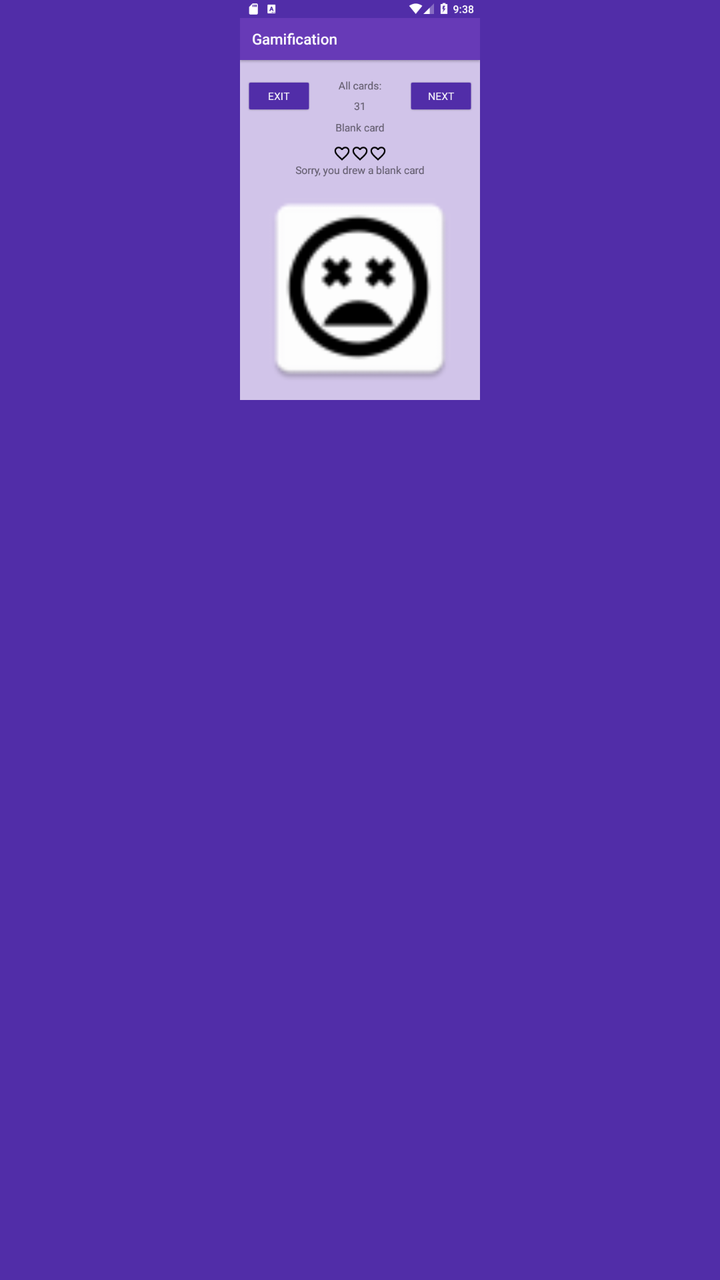
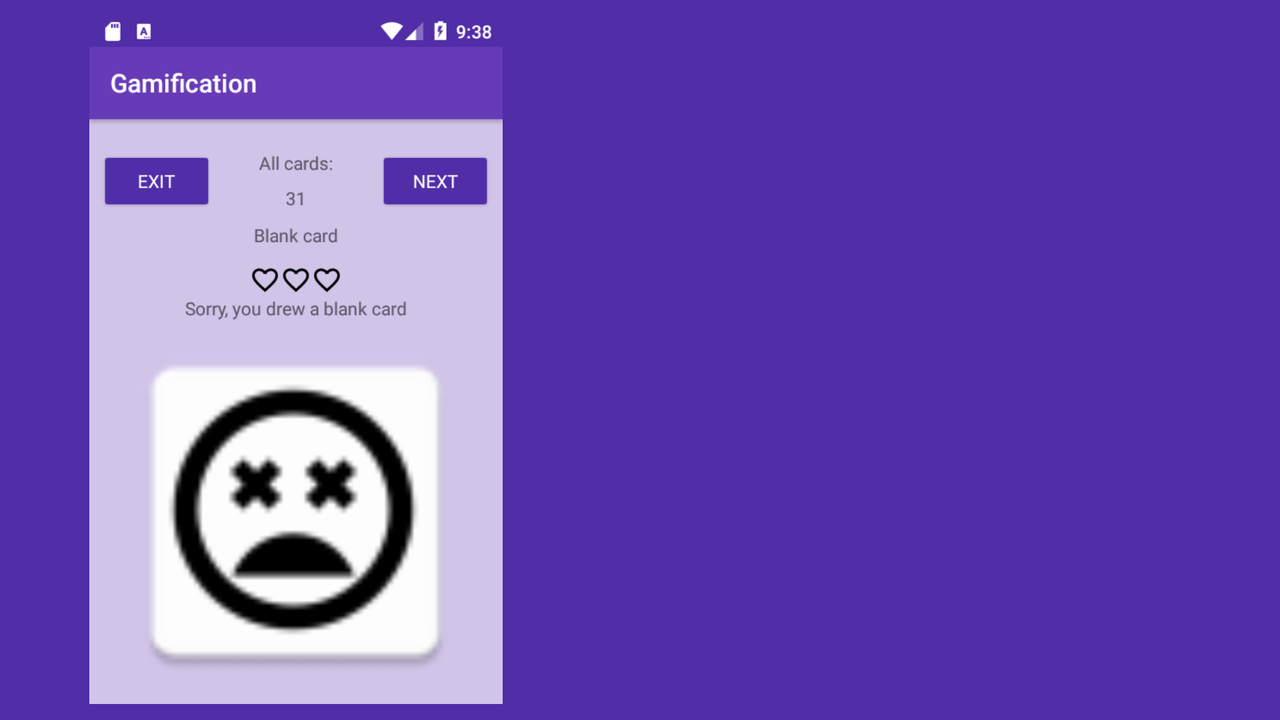

The same Android screen from two of the app's own layout files: first res/layout/ as a phone draws it, then the author's variant for another configuration, drawn on a device whose configuration selects that folder. Both files follow.
<!-- AndroidManifest.xml: application theme AppTheme -->
<!-- res/layout/help_layout.xml -->
<?xml version="1.0" encoding="utf-8"?>
<android.support.constraint.ConstraintLayout xmlns:android="http://schemas.android.com/apk/res/android"
    xmlns:app="http://schemas.android.com/apk/res-auto"
    xmlns:tools="http://schemas.android.com/tools"
    android:layout_width="match_parent"
    android:layout_height="match_parent"
    android:background="@color/colorPrimaryDark"
    tools:layout_editor_absoluteX="0dp"
    tools:layout_editor_absoluteY="81dp">


    
        
        
        
        
        
        
        
        
        
        
        
        
        
        
    

    <TextView
        android:id="@+id/txt_help_description"
        android:layout_width="0dp"
        android:layout_height="0dp"
        android:layout_marginBottom="8dp"
        android:layout_marginEnd="8dp"
        android:layout_marginLeft="8dp"
        android:layout_marginRight="8dp"
        android:layout_marginStart="8dp"
        android:layout_marginTop="0dp"
        android:scrollbars="vertical"
        android:textAlignment="viewStart"
        android:textColor="@android:color/white"
        app:layout_constraintBottom_toBottomOf="parent"
        app:layout_constraintHorizontal_bias="0.0"
        app:layout_constraintLeft_toLeftOf="parent"
        app:layout_constraintRight_toRightOf="parent"
        app:layout_constraintTop_toBottomOf="@+id/iv_help_image"
        app:layout_constraintVertical_bias="0.0" />

    <ImageView
        android:id="@+id/iv_help_image"
        android:layout_width="0dp"
        android:layout_height="280dp"
        android:layout_marginEnd="8dp"
        android:layout_marginLeft="8dp"
        android:layout_marginRight="8dp"
        android:layout_marginStart="8dp"
        android:layout_marginTop="0dp"
        android:contentDescription="help img"
        android:src="@drawable/draw"
        android:visibility="visible"
        app:layout_constraintHeight_max="200dp"
        app:layout_constraintHorizontal_bias="0.0"
        app:layout_constraintLeft_toLeftOf="parent"
        app:layout_constraintRight_toRightOf="parent"
        app:layout_constraintTop_toTopOf="parent"
        app:layout_constraintVertical_chainStyle="spread" />

    <android.support.constraint.Guideline
        android:layout_width="wrap_content"
        android:layout_height="wrap_content"
        android:id="@+id/guideline4"
        android:orientation="horizontal"
        app:layout_constraintGuide_percent="0.5"
        tools:layout_editor_absoluteY="256dp"
        tools:layout_editor_absoluteX="0dp" />

</android.support.constraint.ConstraintLayout>
<!-- resources referenced by this layout -->
<resources>
  <color name="colorPrimaryDark">#512DA8</color>
  <!-- drawable draw: png bitmap (drawable, 63369 bytes) -->
  <style name="AppTheme" parent="Theme.AppCompat.Light.DarkActionBar">
          <item name="colorPrimary">@color/colorPrimary</item>
          <item name="colorPrimaryDark">@color/colorPrimaryDark</item>
          <item name="colorAccent">@color/colorAccent</item>
          <item name="android:textColorPrimary">@color/colorPrimaryTxt</item>
          <item name="android:textColorSecondary">@color/colorSecondaryTxt</item>
          <item name="android:fontFamily">sans-serif</item>
          <item name="android:windowBackground">@color/colorPrimaryLight</item>
          <item name="android:colorBackgroundCacheHint">@color/colorPrimaryLight</item>
          <item name="colorButtonNormal">@color/colorPrimaryDark</item>
          <item name="android:buttonStyle">@style/ButtonDefault</item>
          <item name="android:editTextStyle">@style/EditText</item>
      </style>
  <color name="colorPrimary">#673AB7</color>
  <color name="colorAccent">#d1faff</color>
  <color name="colorPrimaryTxt">#212121</color>
  <color name="colorSecondaryTxt">#757575</color>
  <color name="colorPrimaryLight">#D1C4E9</color>
  <style name="ButtonDefault" parent="@android:style/Widget.Material.Button">
          <item name="android:textColor">@android:color/white</item>
      </style>
  <style name="EditText">
          <item name="android:background">@color/colorAccent</item>
      </style>
</resources>
<!-- res/layout-land/help_layout.xml (the author's variant of the layout above) -->
<!-- drawn on the phone turned sideways -->
<?xml version="1.0" encoding="utf-8"?>
<android.support.constraint.ConstraintLayout xmlns:android="http://schemas.android.com/apk/res/android"
xmlns:app="http://schemas.android.com/apk/res-auto"
xmlns:tools="http://schemas.android.com/tools"
android:layout_width="match_parent"
android:layout_height="match_parent"
    android:background="@color/colorPrimaryDark"
tools:layout_editor_absoluteY="73dp"
tools:layout_editor_absoluteX="0dp">


    <TextView
        android:id="@+id/txt_help_description"
        android:layout_width="0dp"
        android:layout_height="0dp"
        android:layout_marginBottom="8dp"
        android:layout_marginLeft="8dp"
        android:layout_marginRight="8dp"
        android:layout_marginTop="8dp"
        android:minHeight="99dp"
        android:scrollbars="vertical"
        app:layout_constraintBottom_toBottomOf="parent"
        app:layout_constraintHorizontal_bias="0.0"
        android:textColor="@android:color/white"
        app:layout_constraintLeft_toRightOf="@+id/iv_help_image"
        app:layout_constraintRight_toRightOf="parent"
        app:layout_constraintTop_toTopOf="parent"
        app:layout_constraintVertical_bias="0.0" />

    <ImageView
        android:id="@+id/iv_help_image"
        android:layout_width="280dp"
        android:layout_height="0dp"
        android:layout_marginBottom="8dp"
        android:layout_marginLeft="8dp"
        android:layout_marginTop="8dp"
        android:contentDescription="help img"
        android:visibility="visible"
        app:layout_constraintBottom_toBottomOf="parent"
        app:layout_constraintLeft_toLeftOf="parent"
        app:layout_constraintTop_toTopOf="parent"
        app:srcCompat="@drawable/draw" />

<android.support.constraint.Guideline
    android:layout_width="wrap_content"
    android:layout_height="wrap_content"
    android:id="@+id/guideline4"
    android:orientation="vertical"
    app:layout_constraintGuide_end="296dp" />

</android.support.constraint.ConstraintLayout>
